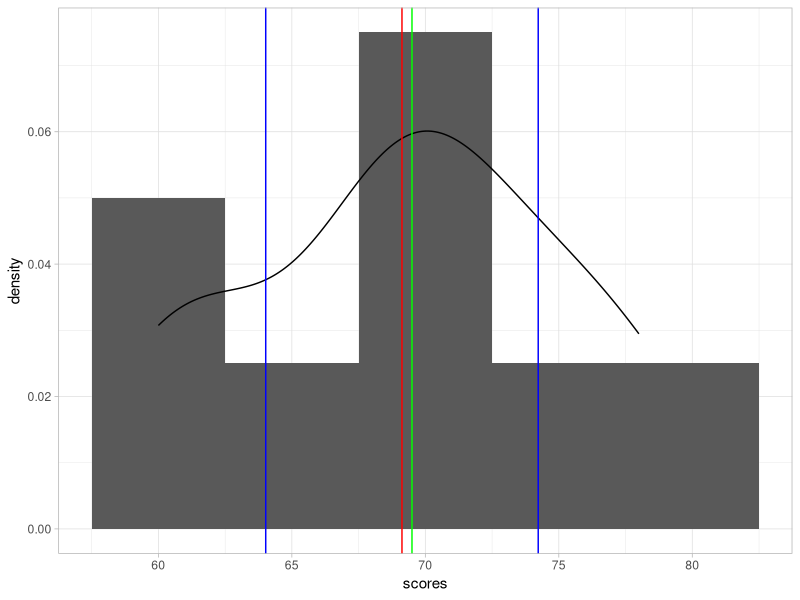
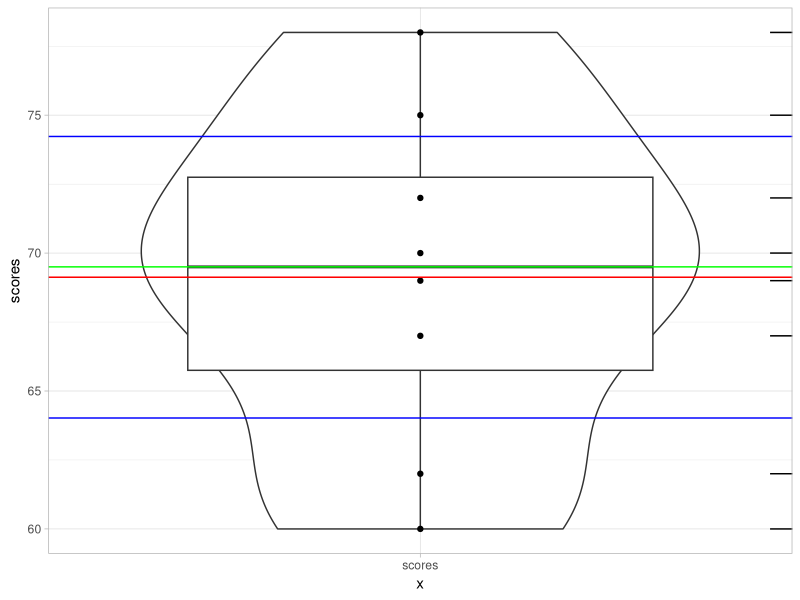
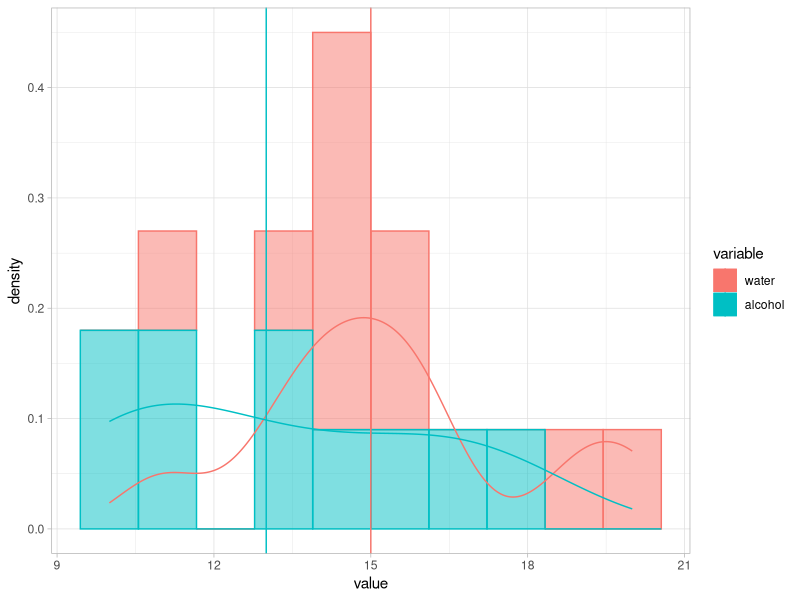
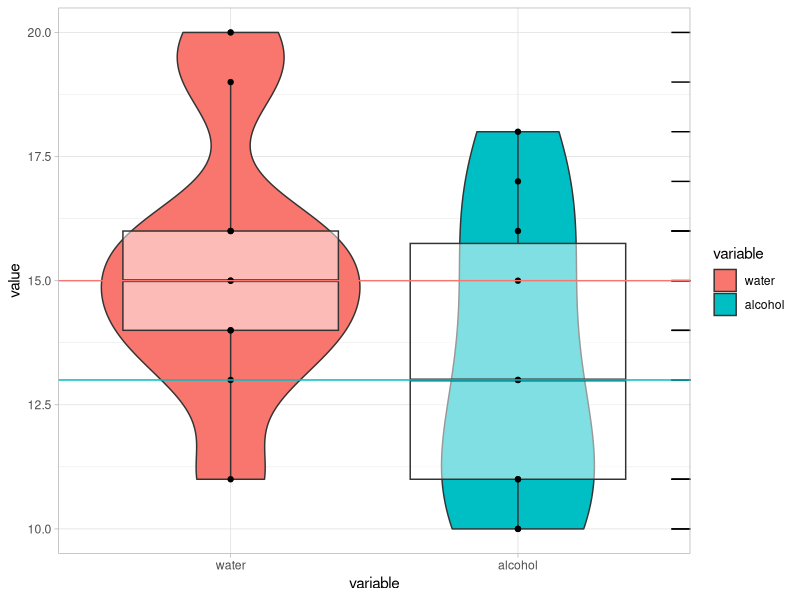
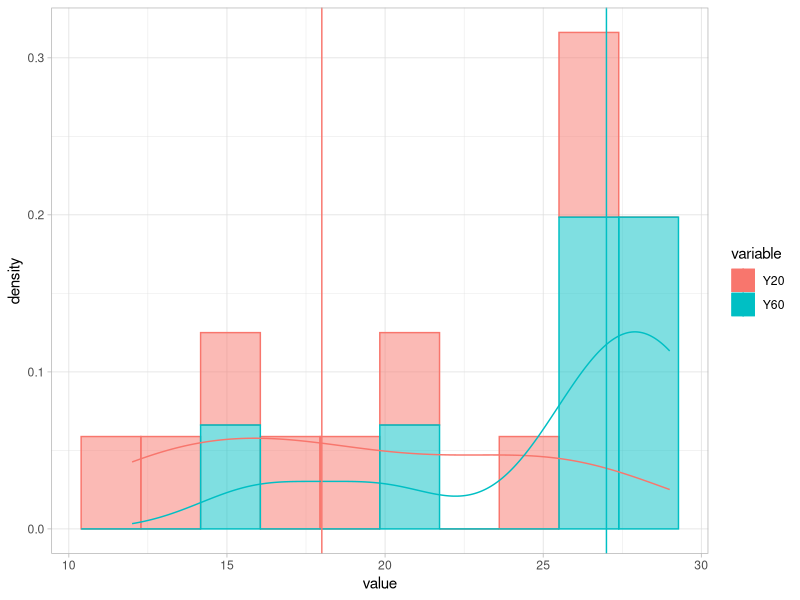
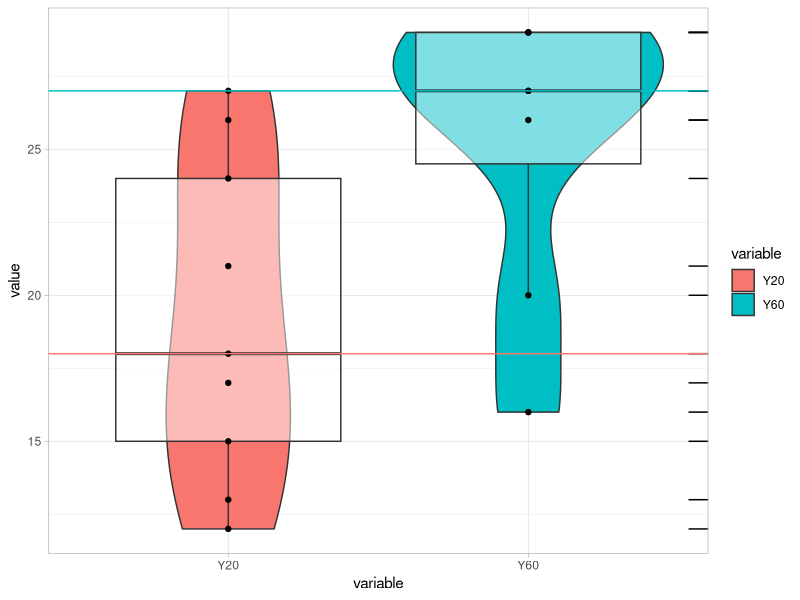
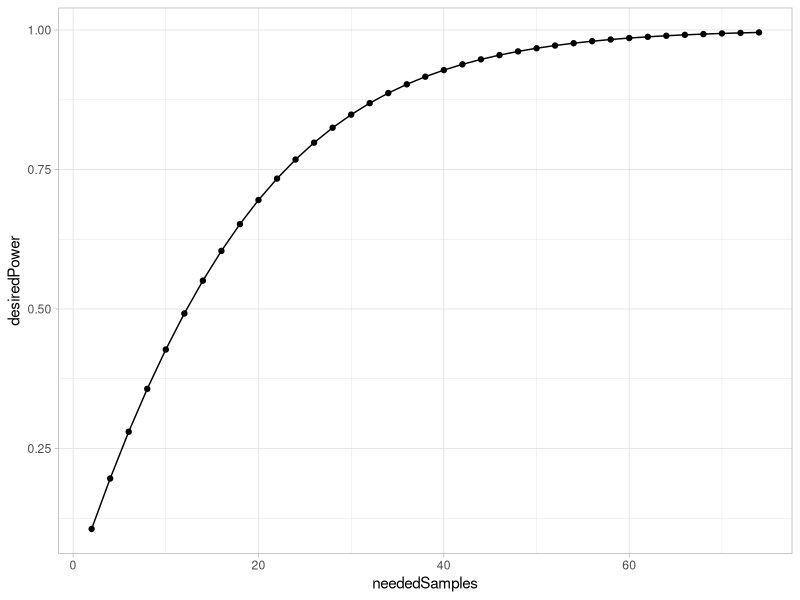

Reproduce these figures in R, in order.
## ---- chunk 1
    knitr::opts_chunk$set(warning=FALSE, message=FALSE,results='markup',fig.width=5,fig.height=4)
    library(ggplot2)
library(knitr)
## ---- chunk 2
library(datasets)
dataIris <- datasets::iris

# to observe the structure

str(dataIris)
## ---- chunk 3

table(round(dataIris[,1]),round(dataIris[,2]),useNA = "ifany")
## ---- chunk 4
# classes <- sapply(read.table(...),class)
# data <- read.table(...,colClasses = classes)
## ---- chunk 5
    scores <- c(60,62,67,69,70,72,75,78)
    resA <- t.test(scores,paired = FALSE,var.equal = TRUE,mu=65)
## ---- chunk 6
library(ggplot2)
ggplot(data.frame(scores),aes(x=scores)) +geom_histogram(aes(y = ..density..),binwidth = 5) +geom_density()+theme_light()+
    geom_vline(xintercept =  median(scores),color="green")+
    geom_vline(xintercept =  resA$estimate,color="red")+
    geom_vline(xintercept =  resA$conf.int,color="blue")
## ---- chunk 7
ggplot(data.frame(scores),aes(x="scores",y=scores))  +geom_violin() +geom_boxplot()+geom_point()+theme_light()+geom_rug(sides="r")+
    geom_hline(yintercept =  median(scores),color="green",show.legend = TRUE)+ 
    geom_hline(yintercept =  resA$estimate,color="red")+
    geom_hline(yintercept =  resA$conf.int,color="blue")
## ---- chunk 8
library(reshape2)
 water <- c(16,15,11,20,19,14,13,15,14,16)
alcohol <- c(13,13,10,18,17,11,10,15,11,16)
ques2Data <- data.frame(water,alcohol)
ques2Data <- melt(ques2Data)
res2A <- t.test(water,alcohol,paired = TRUE)
## ---- chunk 9
library(ggplot2)
library(dplyr)
ques2DataMean <- ques2Data %>% group_by(variable) %>% summarize_all(median)
ggplot(ques2Data,aes(x=value,color=variable)) +geom_histogram(aes(y = ..density..,fill=variable),bins = 10,alpha=0.5) +geom_density()+theme_light()+
    geom_vline(aes(xintercept=value,color=variable),data = ques2DataMean)


## ---- chunk 10
ggplot(ques2Data,aes(x=variable,y=value))+geom_violin(aes(fill=variable)) +geom_boxplot(alpha=0.5)+geom_point()+theme_light()+geom_rug(sides="r")+
    geom_hline(aes(yintercept=value,color=variable),data = ques2DataMean,show.legend = TRUE)
## ---- chunk 11
Y20 <- c(27,26,21,24,15,18,17,12,13)
Y60 <- c(26,29,29,29,27,16,20,27,NA)
ques3Data <- data.frame(Y20,Y60)
ques3Data <- melt(ques3Data)
res3A <- t.test(Y20,Y60,paired = FALSE,var.equal = FALSE)
## ---- chunk 12
ques3DataMean <- ques3Data %>% group_by(variable) %>% summarize_all(funs(median(., na.rm = TRUE)))
ggplot(ques3Data,aes(x=value,color=variable)) +geom_histogram(aes(y = ..density..,fill=variable),bins = 10,alpha=0.5) +geom_density()+theme_light()+
    geom_vline(aes(xintercept=value,color=variable),data = ques3DataMean)


## ---- chunk 13
ggplot(ques3Data,aes(x=variable,y=value))+geom_violin(aes(fill=variable)) +geom_boxplot(alpha=0.5)+geom_point()+theme_light()+geom_rug(sides="r")+
    geom_hline(aes(yintercept=value,color=variable),data = ques3DataMean,show.legend = TRUE)
## ---- chunk 14
    power.t.test(n=10,delta=210-200,sd=20,type = "one.sample",alternative = "one.sided")
## ---- chunk 15
    desiredPower = numeric(0)
    neededSamples = seq(2,75,2)
    for(i in 1:length(neededSamples)) desiredPower <- c(desiredPower,power.t.test(n= neededSamples[i],delta=210-200,sd=20,type = "one.sample",alternative = "one.sided")$power[[1]])
    ggplot(data.frame(neededSamples, desiredPower),aes(x=neededSamples,y=desiredPower))+geom_line()+geom_point()+theme_light()
